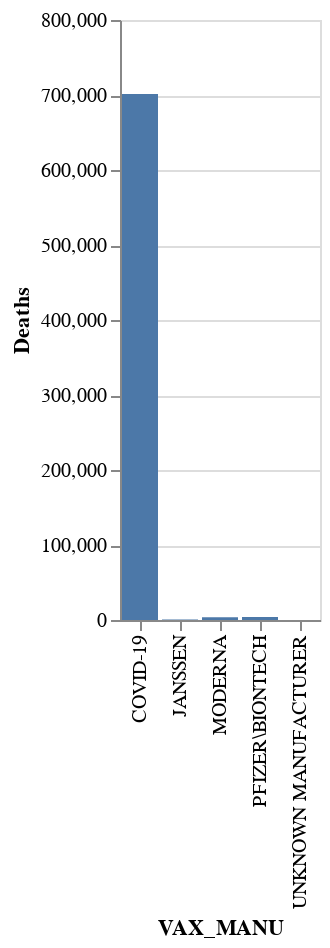

This figure's notebook cell:
### Code cell
# Create visualization
alt.Chart(total_deaths).mark_bar().encode(x='VAX_MANU',y='Deaths')

### Figure 1 — Vega-Lite specification as saved in the notebook (floating-point values rounded to 4 significant figures)
{"config": {"view": {"continuousWidth": 400, "continuousHeight": 300}}, "data": {"name": "data-2d69f3ac3114614562702bab2098459e"}, "mark": "bar", "encoding": {"x": {"type": "nominal", "field": "VAX_MANU"}, "y": {"type": "quantitative", "field": "Deaths"}}, "$schema": "https://vega.github.io/schema/vega-lite/v4.8.1.json", "datasets": {"data-2d69f3ac3114614562702bab2098459e": [{"index": 0.0, "VAX_MANU": "MODERNA", "Deaths": 3592}, {"index": 4.0, "VAX_MANU": "PFIZER\\BIONTECH", "Deaths": 4036}, {"index": 202.0, "VAX_MANU": "UNKNOWN MANUFACTURER", "Deaths": 33}, {"index": 1674.0, "VAX_MANU": "JANSSEN", "Deaths": 795}, {"index": null, "VAX_MANU": "COVID-19", "Deaths": 701451}]}}
